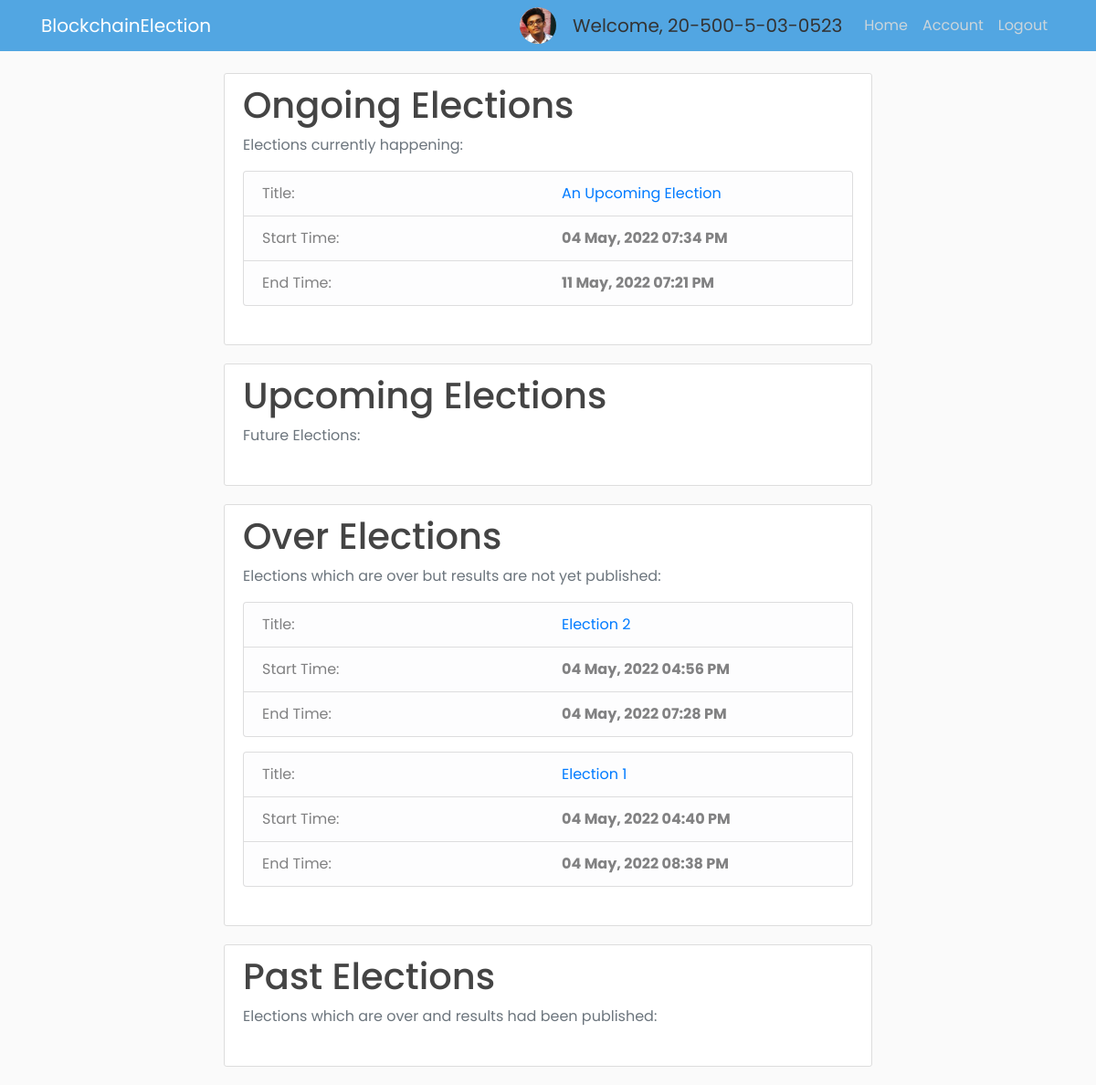
Screenshot of /home (signed in) with the database file from the repository.
### app/models.py (models this page shows, shortened)
class Voter(db.Model, UserMixin):
    id = db.Column(db.Integer, primary_key=True)
    cin = db.Column(db.String(30), unique=True, nullable=False)
    name = db.Column(db.String(255), nullable=False)
    email = db.Column(db.String(30), unique=True, nullable=False)
    dept = db.Column(db.String(4), db.ForeignKey('department.dept_code'), nullable=False)
    imagefile = db.Column(db.String(20), nullable=False, default='default.jpg')
    password = db.Column(db.String(60), nullable=False)
    join_year = db.Column(db.Integer, nullable=False, default=2016)
    is_admin = db.Column(db.Boolean, default=False, nullable=False)

class Election(db.Model):
    election_id = db.Column(db.String(5), primary_key=True, nullable=False)
    election_title = db.Column(db.String(255), nullable=False)
    create_date = db.Column(db.DateTime, nullable=False, default=datetime.utcnow)
    start_date = db.Column(db.DateTime, nullable=False, default=datetime.utcnow)
    end_date = db.Column(db.DateTime, db.CheckConstraint("end_date > start_date"), nullable=False)
    public_key = db.Column(db.Text, nullable=False)
    max_attempt = db.Column(db.Integer, nullable=False, default=3)
    election_state = db.Column(db.String(30), db.CheckConstraint("election_state in ('upcoming', 'ongoing', 'over', 'counting_finished','past')"))
    results_published = db.Column(db.Boolean, nullable=False, default=False)

### app/routes.py (the view)
@app.route("/home")
def home():
    elections = elections = Election.query.order_by(Election.start_date.desc()).all()
    election_util.update_election_state()
    return render_template("home.html", elections=elections)

### app/election_util.py (called while the page is built)
def update_election_state():
    from app import db
    from app.models import Election
    from datetime import datetime
    elections = Election.query.all()
    for election in elections:
        if election.election_state == 'counting_finished':
            continue
        elif election.start_date <= datetime.now() <= election.end_date:
            election.election_state = 'ongoing'
        elif datetime.now() < election.start_date:
            election.election_state = 'upcoming'
        elif datetime.now() > election.end_date and election.results_published == False:
            election.election_state = 'over'
        elif datetime.now() > election.end_date and election.results_published == True:
            election.election_state = 'past'
    db.session.commit()
    print("Election states updated at", datetime.now())

### app/models.py (called while the page is built)
@login_manager.user_loader
def load_user(user_id):
    return Voter.query.get(int(user_id))

### app/routes.py (called while the page is built)
@app.after_request
def after_request(response):
    response.headers["Cache-Control"] = "no-store, no-cache, must-revalidate, post-check=0, pre-check=0"
    return response

### app/templates/home.html (shortened to what this page needs)
{% extends "home_base.html" %}
{% block content %}
{% include 'ongoing_elections.html' %}
{% include 'upcoming_elections.html' %}
{% include 'over_elections.html' %}
{% include 'past_elections.html' %}
{% endblock content %}

### app/templates/navbar.html (shortened to what this page needs)
<header class="site-header">
  <nav class="navbar navbar-expand-md navbar-dark bg-steel fixed-top">
    <div class="container">
      <a class="navbar-brand mr-4" href="{{ url_for('home') }}">BlockchainElection</a>
      <div class="collapse navbar-collapse" id="navbarToggle">
        <div class="navbar-nav ml-auto">
          {% if current_user.is_admin %}
          <img class="rounded-circle account-img-small" src="/static/profile_pics/{{ current_user.imagefile }}">
          <a class="navbar-brand disabled ml-2" style="cursor: default;">Welcome, {{ current_user.cin }}</a>
          {% raw %}
          {% endraw %}
          <a class="nav-item nav-link" href="{{ url_for('admin') }}">Home</a>
          <a class="nav-item nav-link" href="{{ url_for('account') }}">Account</a>
          <a class="nav-item nav-link" href="{{ url_for('logout') }}">Logout</a>
          {% elif current_user.is_authenticated %}
          <img class="rounded-circle account-img-small" src="/static/profile_pics/{{ current_user.imagefile }}">
          <a class="navbar-brand disabled ml-2" style="cursor: default;">Welcome, {{ current_user.cin }}</a>
          <a class="nav-item nav-link" href="{{ url_for('voter') }}">Home</a>
          <a class="nav-item nav-link" href="{{ url_for('account') }}">Account</a>
          <a class="nav-item nav-link" href="{{ url_for('logout') }}">Logout</a>
          {% else %}
            <a class="nav-item nav-link" href="{{ url_for('login') }}">Login</a>
            <a class="nav-item nav-link" href="{{ url_for('register') }}">Register</a>
          {% endif %}
        </div>
      </div>
    </div>
  </nav>
</header>

### app/templates/ongoing_elections.html
{% block ongoing_elections %}
<div class="content-section">
  <h1>Ongoing Elections</h1>
  <p class='text-muted'>Elections currently happening:
  <ul class="list-group">
      {% for election in elections %}
          {% if election.election_state == 'ongoing' %}
              <ul class="list-group mb-3">
                <li class="list-group-item list-group-item-light">
                    <div class="row">
                        <div class="col">
                            <span class="list-group-item-label">Title: </span>
                        </div>
                        <div class="col">
                            <span><a href="{{ url_for('view_election', id=election.election_id) }}">{{ election.election_title }}</a></span>
                        </div>
                    </div>
                </li>
                <li class="list-group-item list-group-item-light">
                    <div class="row">
                        <div class="col"><span class="list-group-item-label">Start Time: </span></div>
                        <div class="col"><span class="font-weight-bold">{{ election.start_date.strftime('%d %B, %Y %I:%M %p') }}</span></div>
                    </div>
                </li>
                <li class="list-group-item list-group-item-light">
                    <div class="row">
                        <div class="col"><span class="list-group-item-label">End Time: </span></div>
                        <div class="col"><span class="font-weight-bold">{{ election.end_date.strftime('%d %B, %Y %I:%M %p') }}</span></div>
                    </div>
                </li>
            </ul>
          {% endif %}
      {% endfor %}
  </ul>
  </p>
</div>
{% endblock ongoing_elections %}

### app/templates/over_elections.html
{% block over_elections %}
<div class="content-section">
  <h1>Over Elections</h1>
  <p class='text-muted'>Elections which are over but results are not yet published:
  <ul class="list-group">
    {% for election in elections %}
      {% if election.election_state == 'over' or election.election_state == 'counting_finished' %}
          <ul class="list-group mb-3">
            <li class="list-group-item list-group-item-light">
                <div class="row">
                    <div class="col">
                        <span class="list-group-item-label">Title: </span>
                    </div>
                    <div class="col">
                        <span><a href="{{ url_for('view_election', id=election.election_id) }}">{{ election.election_title }}</a></span>
                    </div>
                </div>
            </li>
            <li class="list-group-item list-group-item-light">
                <div class="row">
                    <div class="col"><span class="list-group-item-label">Start Time: </span></div>
                    <div class="col"><span class="font-weight-bold">{{ election.start_date.strftime('%d %B, %Y %I:%M %p') }}</span></div>
                </div>
            </li>
            <li class="list-group-item list-group-item-light">
                <div class="row">
                    <div class="col"><span class="list-group-item-label">End Time: </span></div>
                    <div class="col"><span class="font-weight-bold">{{ election.end_date.strftime('%d %B, %Y %I:%M %p') }}</span></div>
                </div>
            </li>
        </ul>
      {% endif %}
    {% endfor %}
  </ul>
  </p>
</div>
{% endblock over_elections %}

### app/static/main.css (style rules this page uses)
body { background: #fafafa; color: #333333; margin-top: 5rem; font-family: "Poppins", sans-serif; }
h1, h2, h3, h4, h5, h6 { color: #444444; }
.bg-steel { background-color: #52a6e2; }
.site-header .navbar-nav .nav-link { color: #cbd5db; }
.content-section { background: #ffffff; padding: 10px 20px; border: 1px solid #dddddd; border-radius: 3px; margin-bottom: 20px; }
.account-img-small { height: 40px; width: 40px; margin-right: 10px; }

### rows the page displays
Voter: imagefile (picture), cin "20-500-5-03-0523"
Election: election_title "An Upcoming Election", start_date "04 May, 2022 07:34 PM", end_date "11 May, 2022 07:21 PM"
Election: election_title "Election 2", start_date "04 May, 2022 04:56 PM", end_date "04 May, 2022 07:28 PM"
Election: election_title "Election 1", start_date "04 May, 2022 04:40 PM", end_date "04 May, 2022 08:38 PM"
